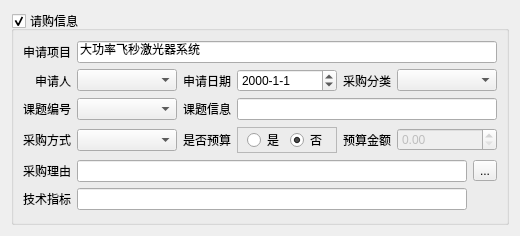
<?xml version="1.0" encoding="UTF-8"?>
<ui version="4.0">
 <class>Form</class>
 <widget class="QWidget" name="Form">
  <property name="geometry">
   <rect>
    <x>0</x>
    <y>0</y>
    <width>514</width>
    <height>236</height>
   </rect>
  </property>
  <property name="windowTitle">
   <string>Form</string>
  </property>
  <layout class="QVBoxLayout" name="verticalLayout">
   <item>
    <widget class="QGroupBox" name="groupBox">
     <property name="title">
      <string>请购信息</string>
     </property>
     <property name="checkable">
      <bool>true</bool>
     </property>
     <layout class="QVBoxLayout" name="verticalLayout_2">
      <item>
       <layout class="QGridLayout" name="gridLayout">
        <item row="1" column="1">
         <widget class="QComboBox" name="comboBox_applicant">
          <property name="minimumSize">
           <size>
            <width>100</width>
            <height>0</height>
           </size>
          </property>
         </widget>
        </item>
        <item row="2" column="2">
         <widget class="QLabel" name="label_6">
          <property name="text">
           <string>课题信息</string>
          </property>
          <property name="alignment">
           <set>Qt::AlignRight|Qt::AlignTrailing|Qt::AlignVCenter</set>
          </property>
         </widget>
        </item>
        <item row="2" column="0">
         <widget class="QLabel" name="label_2">
          <property name="text">
           <string>课题编号</string>
          </property>
          <property name="alignment">
           <set>Qt::AlignRight|Qt::AlignTrailing|Qt::AlignVCenter</set>
          </property>
         </widget>
        </item>
        <item row="2" column="1">
         <widget class="QComboBox" name="comboBox_project">
          <property name="minimumSize">
           <size>
            <width>100</width>
            <height>0</height>
           </size>
          </property>
         </widget>
        </item>
        <item row="1" column="0">
         <widget class="QLabel" name="label_3">
          <property name="text">
           <string>申请人</string>
          </property>
          <property name="alignment">
           <set>Qt::AlignRight|Qt::AlignTrailing|Qt::AlignVCenter</set>
          </property>
         </widget>
        </item>
        <item row="0" column="0">
         <widget class="QLabel" name="label_4">
          <property name="text">
           <string>申请项目</string>
          </property>
          <property name="alignment">
           <set>Qt::AlignRight|Qt::AlignTrailing|Qt::AlignVCenter</set>
          </property>
         </widget>
        </item>
        <item row="2" column="3" colspan="3">
         <widget class="QLineEdit" name="lineEdit_project_info">
          <property name="text">
           <string/>
          </property>
          <property name="readOnly">
           <bool>true</bool>
          </property>
         </widget>
        </item>
        <item row="0" column="1" colspan="5">
         <widget class="QLineEdit" name="lineEdit_request_title">
          <property name="minimumSize">
           <size>
            <width>150</width>
            <height>0</height>
           </size>
          </property>
          <property name="text">
           <string>大功率飞秒激光器系统</string>
          </property>
         </widget>
        </item>
        <item row="1" column="2">
         <widget class="QLabel" name="label">
          <property name="text">
           <string>申请日期</string>
          </property>
          <property name="alignment">
           <set>Qt::AlignRight|Qt::AlignTrailing|Qt::AlignVCenter</set>
          </property>
         </widget>
        </item>
        <item row="1" column="3">
         <widget class="QDateEdit" name="dateEdit_request_date">
          <property name="sizePolicy">
           <sizepolicy hsizetype="Fixed" vsizetype="Fixed">
            <horstretch>0</horstretch>
            <verstretch>0</verstretch>
           </sizepolicy>
          </property>
          <property name="minimumSize">
           <size>
            <width>100</width>
            <height>0</height>
           </size>
          </property>
          <property name="displayFormat">
           <string>yyyy-M-d</string>
          </property>
         </widget>
        </item>
        <item row="1" column="4">
         <widget class="QLabel" name="label_7">
          <property name="text">
           <string>采购分类</string>
          </property>
          <property name="alignment">
           <set>Qt::AlignRight|Qt::AlignTrailing|Qt::AlignVCenter</set>
          </property>
         </widget>
        </item>
        <item row="1" column="5">
         <widget class="QComboBox" name="comboBox_purchase_category">
          <property name="minimumSize">
           <size>
            <width>100</width>
            <height>0</height>
           </size>
          </property>
         </widget>
        </item>
       </layout>
      </item>
      <item>
       <layout class="QGridLayout" name="gridLayout_3">
        <item row="0" column="1">
         <widget class="QComboBox" name="comboBox_purchase_method">
          <property name="minimumSize">
           <size>
            <width>100</width>
            <height>0</height>
           </size>
          </property>
         </widget>
        </item>
        <item row="0" column="5">
         <widget class="QDoubleSpinBox" name="doubleSpinBox_budget">
          <property name="enabled">
           <bool>false</bool>
          </property>
          <property name="minimumSize">
           <size>
            <width>100</width>
            <height>0</height>
           </size>
          </property>
         </widget>
        </item>
        <item row="0" column="2">
         <widget class="QLabel" name="label_14">
          <property name="text">
           <string>是否预算</string>
          </property>
          <property name="alignment">
           <set>Qt::AlignRight|Qt::AlignTrailing|Qt::AlignVCenter</set>
          </property>
         </widget>
        </item>
        <item row="0" column="4">
         <widget class="QLabel" name="label_15">
          <property name="text">
           <string>预算金额</string>
          </property>
          <property name="alignment">
           <set>Qt::AlignRight|Qt::AlignTrailing|Qt::AlignVCenter</set>
          </property>
         </widget>
        </item>
        <item row="0" column="3">
         <widget class="QFrame" name="frame">
          <property name="sizePolicy">
           <sizepolicy hsizetype="Expanding" vsizetype="Preferred">
            <horstretch>0</horstretch>
            <verstretch>0</verstretch>
           </sizepolicy>
          </property>
          <property name="frameShape">
           <enum>QFrame::StyledPanel</enum>
          </property>
          <layout class="QHBoxLayout" name="horizontalLayout">
           <property name="leftMargin">
            <number>9</number>
           </property>
           <property name="topMargin">
            <number>0</number>
           </property>
           <property name="rightMargin">
            <number>9</number>
           </property>
           <property name="bottomMargin">
            <number>0</number>
           </property>
           <item>
            <widget class="QRadioButton" name="radioButton_yes">
             <property name="text">
              <string>是</string>
             </property>
            </widget>
           </item>
           <item>
            <widget class="QRadioButton" name="radioButton_no">
             <property name="text">
              <string>否</string>
             </property>
             <property name="checked">
              <bool>true</bool>
             </property>
            </widget>
           </item>
          </layout>
         </widget>
        </item>
        <item row="0" column="0">
         <widget class="QLabel" name="label_16">
          <property name="text">
           <string>采购方式</string>
          </property>
          <property name="alignment">
           <set>Qt::AlignRight|Qt::AlignTrailing|Qt::AlignVCenter</set>
          </property>
         </widget>
        </item>
       </layout>
      </item>
      <item>
       <layout class="QGridLayout" name="gridLayout_4">
        <item row="0" column="0">
         <widget class="QLabel" name="label_18">
          <property name="text">
           <string>采购理由</string>
          </property>
         </widget>
        </item>
        <item row="0" column="1">
         <widget class="QLineEdit" name="lineEdit_request_reason"/>
        </item>
        <item row="1" column="0">
         <widget class="QLabel" name="label_19">
          <property name="text">
           <string>技术指标</string>
          </property>
         </widget>
        </item>
        <item row="0" column="2">
         <widget class="QToolButton" name="toolButton_reason_gen">
          <property name="text">
           <string>...</string>
          </property>
         </widget>
        </item>
        <item row="1" column="1">
         <widget class="QLineEdit" name="lineEdit_tech_spec"/>
        </item>
       </layout>
      </item>
     </layout>
    </widget>
   </item>
  </layout>
 </widget>
 <resources/>
 <connections>
  <connection>
   <sender>radioButton_yes</sender>
   <signal>toggled(bool)</signal>
   <receiver>doubleSpinBox_budget</receiver>
   <slot>setEnabled(bool)</slot>
   <hints>
    <hint type="sourcelabel">
     <x>262</x>
     <y>136</y>
    </hint>
    <hint type="destinationlabel">
     <x>421</x>
     <y>144</y>
    </hint>
   </hints>
  </connection>
 </connections>
</ui>
